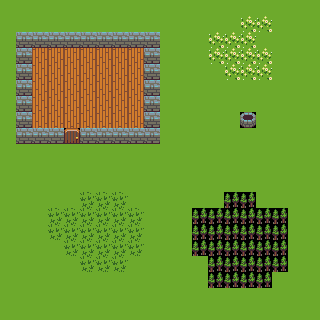

A 2D game scene composited from a Tiled map and its tileset images. What follows is a short description and the map's XML, with every tile layer's data as written:
An orthogonal 20x20 tile map with 16x16 px tiles, 1 tile layer (Tile Layer 1).

<map version="1.5" tiledversion="1.7.2" orientation="orthogonal" renderorder="right-down" width="20" height="20" tilewidth="16" tileheight="16" infinite="0" nextlayerid="2" nextobjectid="1">
 <tileset firstgid="1" source="medieval.tsx" />
 <layer id="1" name="Tile Layer 1" width="20" height="20">
  <data encoding="csv">
12,12,12,12,12,12,12,12,12,12,12,12,12,12,12,12,12,12,12,12,
12,12,12,12,12,12,12,12,12,12,12,12,12,12,12,13,13,12,12,12,
12,1,1,1,1,1,1,1,1,1,12,12,12,13,13,13,12,12,12,12,
12,1,17,17,17,17,17,17,17,1,12,12,12,13,13,13,13,12,12,12,
12,1,17,17,17,17,17,17,17,1,12,12,12,12,13,13,13,12,12,12,
12,1,17,17,17,17,17,17,17,1,12,12,12,12,12,12,12,12,12,12,
12,1,17,17,17,17,17,17,17,1,12,12,12,12,12,12,12,12,12,12,
12,1,17,17,17,17,17,17,17,1,12,12,12,12,12,32,12,12,12,12,
12,1,1,1,49,1,1,1,1,1,12,12,12,12,12,12,12,12,12,12,
12,12,12,12,12,12,12,12,12,12,12,12,12,12,12,12,12,12,12,12,
12,12,12,12,12,12,12,12,12,12,12,12,12,12,12,12,12,12,12,12,
12,12,12,12,12,12,12,12,12,12,12,12,12,12,12,12,12,12,12,12,
12,12,12,12,12,66,66,66,12,12,12,12,12,12,78,78,12,12,12,12,
12,12,12,66,66,66,66,66,66,12,12,12,78,78,78,78,78,78,12,12,
12,12,12,66,66,66,66,66,66,12,12,12,78,78,78,78,78,78,12,12,
12,12,12,12,66,66,66,66,66,12,12,12,78,78,78,78,78,78,12,12,
12,12,12,12,12,66,66,66,12,12,12,12,12,78,78,78,78,78,12,12,
12,12,12,12,12,12,12,12,12,12,12,12,12,78,78,78,78,12,12,12,
12,12,12,12,12,12,12,12,12,12,12,12,12,12,12,12,12,12,12,12,
12,12,12,12,12,12,12,12,12,12,12,12,12,12,12,12,12,12,12,12
</data>
 </layer>
</map>
